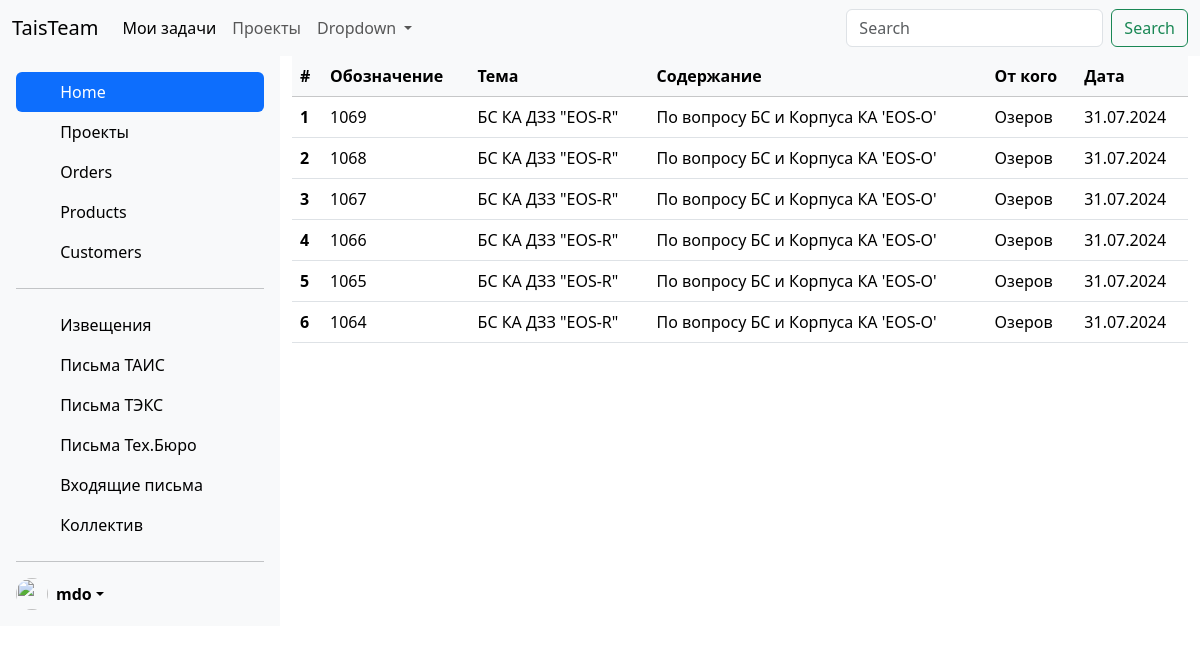
Screenshot of /incoming_letters/ with the database file from the repository.
### projects/models.py (models this page shows)
class IncomingLetters(models.Model):
    notification = models.CharField(max_length=50)
    project = models.ForeignKey('Project', on_delete=models.PROTECT)
    content = models.CharField(max_length=255)
    from_whom = models.CharField(max_length=30)
    date = models.DateField(null=True)
    time_create = models.DateTimeField(auto_now_add=True)
    time_update = models.DateTimeField(auto_now=True)

class Project(models.Model):
    title = models.CharField(max_length=100)
    time_create = models.DateTimeField(auto_now_add=True)
    time_update = models.DateTimeField(auto_now=True)

### projects/views.py (the view)
# urls.py: path('incoming_letters/', views.IncomingLettersView.as_view(), name='incoming_letters'),
class IncomingLettersView(ListView):
    model = IncomingLetters
    template_name = 'projects/incoming_letters.html'
    context_object_name = 'posts'

### projects/templates/projects/incoming_letters.html
{% extends 'base2.html' %}
{% block content %}
  <table class="table table-hover">
   <thead class='table-light'>
    <tr>
      <th scope="col">#</th>
      <th scope="col">Обозначение</th>
      <th scope="col">Тема</th>
      <th scope="col">Содержание</th>
      <th scope="col">От кого</th>
      <th scope="col">Дата</th>
    </tr>
  </thead>
    <tbody>
    {% for p in posts %}
    <tr>
      <th scope="row">{{ p.id }}</th>
      <td>{{ p.notification }}</td>
      <td>{{ p.project.title }}</td>
      <td>{{ p.content }}</td>
      <td>{{ p.from_whom }}</td>
      <td>{{ p.date|date:"d.m.Y"  }}</td>
    </tr>
    {% endfor %}
  </tbody>
</table>
{% endblock %}

### rows the page displays
IncomingLetters: id "1", notification "1069", project "БС КА ДЗЗ \"EOS-R\"", content "По вопросу БС и Корпуса КА 'EOS-O'", from_whom "Озеров", date "31.07.2024"
IncomingLetters: id "2", notification "1068", project "БС КА ДЗЗ \"EOS-R\"", content "По вопросу БС и Корпуса КА 'EOS-O'", from_whom "Озеров", date "31.07.2024"
IncomingLetters: id "3", notification "1067", project "БС КА ДЗЗ \"EOS-R\"", content "По вопросу БС и Корпуса КА 'EOS-O'", from_whom "Озеров", date "31.07.2024"
IncomingLetters: id "4", notification "1066", project "БС КА ДЗЗ \"EOS-R\"", content "По вопросу БС и Корпуса КА 'EOS-O'", from_whom "Озеров", date "31.07.2024"
IncomingLetters: id "5", notification "1065", project "БС КА ДЗЗ \"EOS-R\"", content "По вопросу БС и Корпуса КА 'EOS-O'", from_whom "Озеров", date "31.07.2024"
IncomingLetters: id "6", notification "1064", project "БС КА ДЗЗ \"EOS-R\"", content "По вопросу БС и Корпуса КА 'EOS-O'", from_whom "Озеров", date "31.07.2024"
